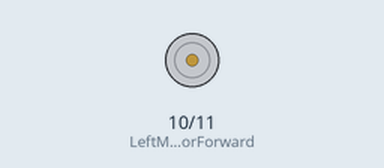
A sketch run on a simulated Arduino Uno, built with avr-gcc and run on an emulated ATmega328P. On the bench: motor-driver pin pairs drawn as motors (green arrow = first pin HIGH = forward, orange = second pin HIGH = backward, longer = more drive). What the sketch prints to the serial monitor is not drawn.

Above: at 0.1 s.
At 4.5 s:
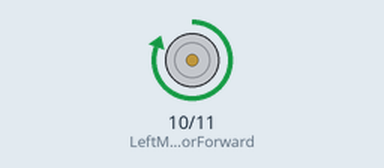
Timing chart, 0 to 6.0 s (numbered marks = the images above):
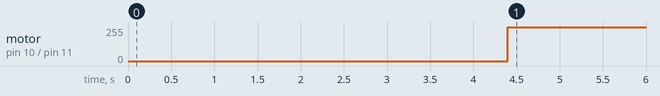

The sketch:

ppp.ino
```cpp
const int LeftMotorForward = 10;
const int LeftMotorBackward = 11;

void setup() {
  // put your setup code here, to run once:
  Serial.begin(9600);
pinMode(LeftMotorForward, OUTPUT);
  pinMode(LeftMotorBackward, OUTPUT);
}

void loop() {
  // put your main code here, to run repeatedly:
  delay(4000);
digitalWrite(LeftMotorBackward, LOW);
delay(400);
digitalWrite(LeftMotorForward, HIGH);
delay(400);
Serial.println("HI");
}
```

Measured:
- by itself, motor on pin 10 (LeftMotorForward) / pin 11 (LeftMotorBackward): stopped → forward 255/255 at 4.4 s
